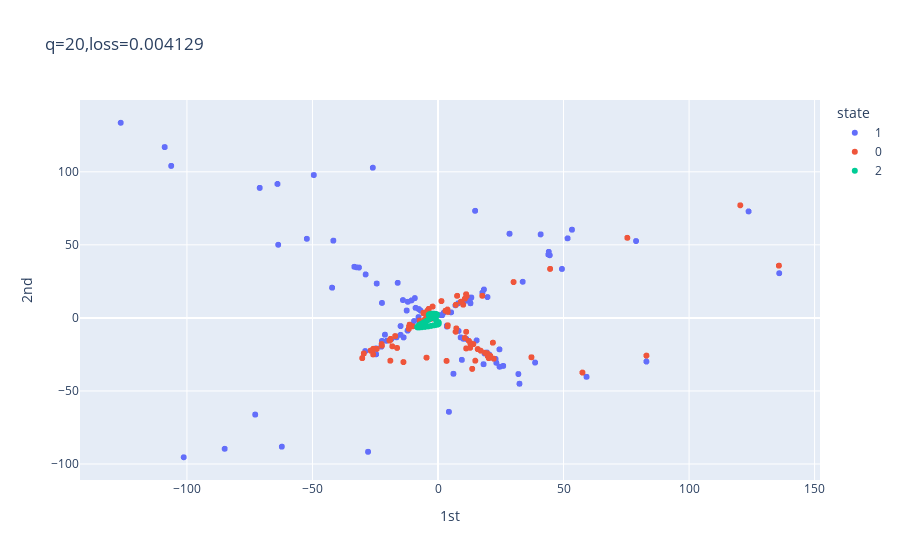

Source (notebook cell):
### Code cell
Adam = tf.keras.optimizers.Adam(learning_rate=0.001,beta_1=0.9,beta_2=0.999,epsilon=1e-07)
SGD = tf.keras.optimizers.SGD(learning_rate=0.01,momentum=0.0,nesterov=False)
model.compile(loss='mse',optimizer=Adam)
history = model.fit(X,X,epochs=100000,verbose=0,callbacks=[CustomCallback()])

### Figure 1 — Plotly figure (JSON) as saved in the notebook; plotly's stock layout.template omitted (floating-point values rounded to 4 significant figures; data arrays with more than 128 entries replaced by an {"elided": "..."} marker saying what was removed)
{"data": [{"hovertemplate": "state=1<br>1st=%{x}<br>2nd=%{y}<br>shift=%{text}<extra></extra>", "legendgroup": "1", "marker": {"color": "#636efa", "symbol": "circle"}, "mode": "markers+text", "name": "1", "showlegend": true, "text": {"elided": "6660 int values"}, "type": "scattergl", "x": {"elided": "6660 float values"}, "xaxis": "x", "y": {"elided": "6660 float values"}, "yaxis": "y"}, {"hovertemplate": "state=0<br>1st=%{x}<br>2nd=%{y}<br>shift=%{text}<extra></extra>", "legendgroup": "0", "marker": {"color": "#EF553B", "symbol": "circle"}, "mode": "markers+text", "name": "0", "showlegend": true, "text": {"elided": "6680 int values"}, "type": "scattergl", "x": {"elided": "6680 float values"}, "xaxis": "x", "y": {"elided": "6680 float values"}, "yaxis": "y"}, {"hovertemplate": "state=2<br>1st=%{x}<br>2nd=%{y}<br>shift=%{text}<extra></extra>", "legendgroup": "2", "marker": {"color": "#00cc96", "symbol": "circle"}, "mode": "markers+text", "name": "2", "showlegend": true, "text": {"elided": "6660 int values"}, "type": "scattergl", "x": {"elided": "6660 float values"}, "xaxis": "x", "y": {"elided": "6660 float values"}, "yaxis": "y"}], "layout": {"autosize": true, "legend": {"title": {"text": "state"}, "tracegroupgap": 0}, "title": {"text": "q=20,loss=0.004129"}, "xaxis": {"anchor": "y", "autorange": true, "domain": [0, 1], "range": [-143.0, 152.5], "title": {"text": "1st"}, "type": "linear"}, "yaxis": {"anchor": "x", "autorange": true, "domain": [0, 1], "range": [-113.1, 151.3], "title": {"text": "2nd"}, "type": "linear"}}}
